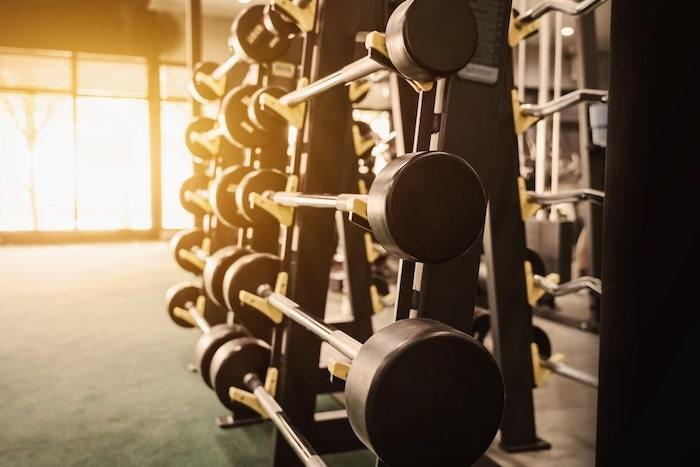
#> input picture 1.jpg, 700 x 467 px, found by its file name
$ python main.py
#> lines starting #> are read from the running program, lines starting #| are printed output that depends on the picture
import cv2
import numpy as np
from matplotlib import pyplot as plt

ENTER_CODE = 13
ESC_CODE = 27
SPACE_CODE = 32
CROP_STEP = 0.1
IMAGE_PATHS = ['/home/serezha/Documents/univer/COGVI/1.jpg',
               '/home/serezha/Documents/univer/COGVI/2.jpg',
               '/home/serezha/Documents/univer/COGVI/3.jpg',
               '/home/serezha/Documents/univer/COGVI/4.jpg',
               '/home/serezha/Documents/univer/COGVI/5.jpg']


def _linear_contrast(img):
    alpha = 0.8
    beta = 10
    adjusted_img = cv2.convertScaleAbs(img, alpha=alpha, beta=beta)
    cv2.imshow('Adjusted Image', adjusted_img)
    return adjusted_img


def _convert_image_to_luv(img):
    luv_img = cv2.cvtColor(img, cv2.COLOR_RGB2Luv)
    cv2.imshow("LUV Color Scheme Image", luv_img)
    return luv_img


def _convert_image_to_grey(img):
    gray_img = cv2.cvtColor(img, cv2.COLOR_BGR2GRAY)
    cv2.imshow('Grey Image', gray_img)
    return gray_img


def _median_filter(img):
    median = cv2.medianBlur(src=img, ksize=5)
    cv2.imshow('Median Blurred', median)
    return median


def _gauss_filter(img):
    gaussian_blur = cv2.GaussianBlur(src=img, ksize=(9, 9), sigmaX=0, sigmaY=0)
    cv2.imshow('Gaussian Blurred', gaussian_blur)
    return gaussian_blur


def _custom_filter(img):
    kernel = np.array([[0, 1, 0],
                       [1, -4, 1],
                       [0, 1, 0]])
    custom_filter_img = cv2.filter2D(src=img, ddepth=-1, kernel=kernel)
    cv2.imshow('Custom Filter Image', custom_filter_img)
    return custom_filter_img


if __name__ == '__main__':
    for image_path in IMAGE_PATHS:
        img = cv2.imread(image_path)
#> img is the input picture: shape (467, 700, 3); mean B, G, R 82.3, 106.4, 127.6

        color = ('b', 'g', 'r')
        for channel, col in enumerate(color):
            histr = cv2.calcHist([img], [channel], None, [256], [0, 256])
            plt.plot(histr, color=col)
            plt.xlim([0, 256])
        plt.title('Histogram for color scale picture of original image')
        plt.show()
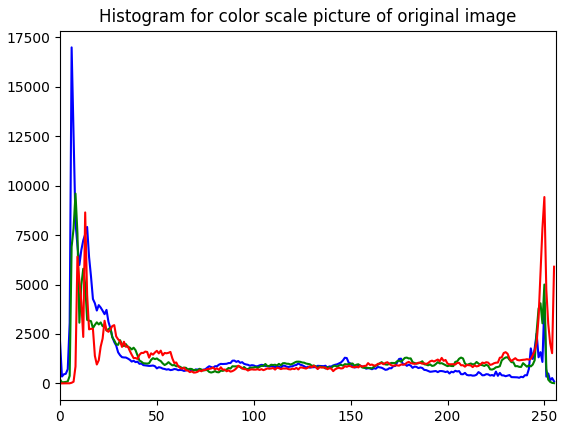
#> figure drawn by matplotlib, 1 panel; curve peaks at x = 6, y = 16990; curve peaks at x = 8, y = 9599; curve peaks at x = 250, y = 9424

        key = cv2.waitKey()
#> (key Esc is pressed here)
        luv_img = _convert_image_to_luv(img)
#> in _convert_image_to_luv, `luv_img = cv2.cvtColor(img, cv2.COLOR_RGB2Luv)`: luv_img: shape (467, 700, 3); mean of channels 0, 1, 2 106.5, 88.8, 118.6
        key = cv2.waitKey()
#> (key Esc is pressed here)
        plt.hist(luv_img.ravel(), 256, [0, 256], label='LUV Color Scheme Plot')
        plt.show()
#> figure, not shown here; tallest bar 75434 high, from x = 96 to 97

        key = cv2.waitKey()
#> (key Esc is pressed here)
        grey_img = _convert_image_to_grey(img)
#> in _convert_image_to_grey, `gray_img = cv2.cvtColor(img, cv2.COLOR_BGR2GRAY)`:
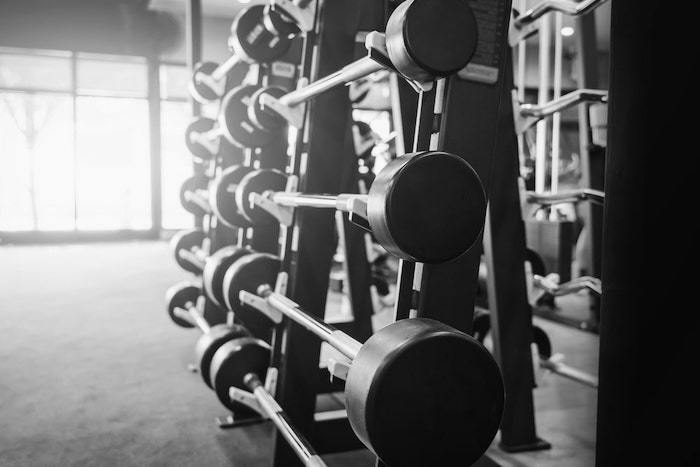
#> gray_img: shape (467, 700); min 0, max 254, mean 110
        plt.hist(grey_img.ravel(), 256, [0, 256], label='Grey Plot')
        plt.show()
#> figure, not shown here; tallest bar 11597 high, from x = 8 to 9

        key = cv2.waitKey()
#> (key Esc is pressed here)
        adjusted_img = _linear_contrast(img)
#> in _linear_contrast, `adjusted_img = cv2.convertScaleAbs(img, alpha=alpha, beta=beta)`:
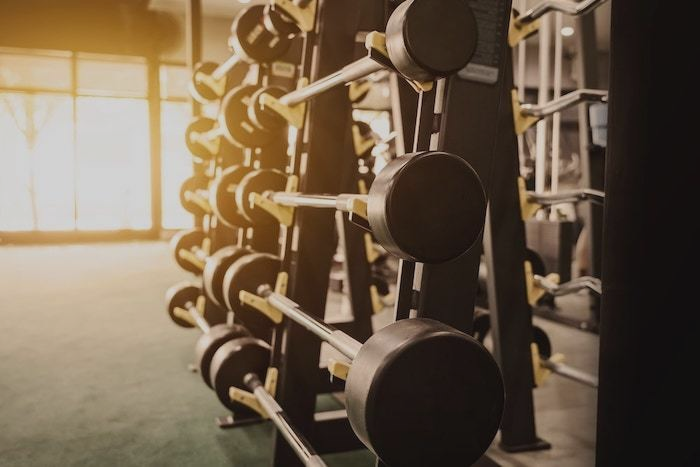
#> adjusted_img: shape (467, 700, 3); mean B, G, R 75.8, 95.1, 112
        plt.hist(adjusted_img.ravel(), 256, [0, 256], label='Adjusted Plot')
        plt.show()
#> figure, not shown here; tallest bar 39150 high, from x = 16 to 17

        key = cv2.waitKey()
#> (key Esc is pressed here)
        median = _median_filter(img)
        plt.hist(median.ravel(), 256, [0, 256], label='Median Blurred Plot')
        plt.show()
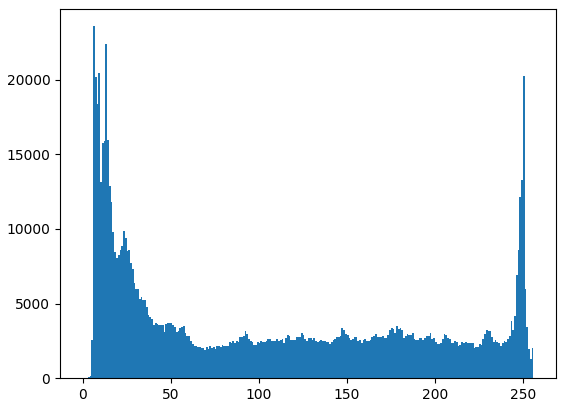
#> figure drawn by matplotlib, 1 panel; tallest bar 23588 high, from x = 6 to 7

        key = cv2.waitKey()
#> (key Esc is pressed here)
        gaussian_blur = _gauss_filter(img)
#> in _gauss_filter, `gaussian_blur = cv2.GaussianBlur(src=img, ksize=(9, 9), sigmaX=0, sigm..`:
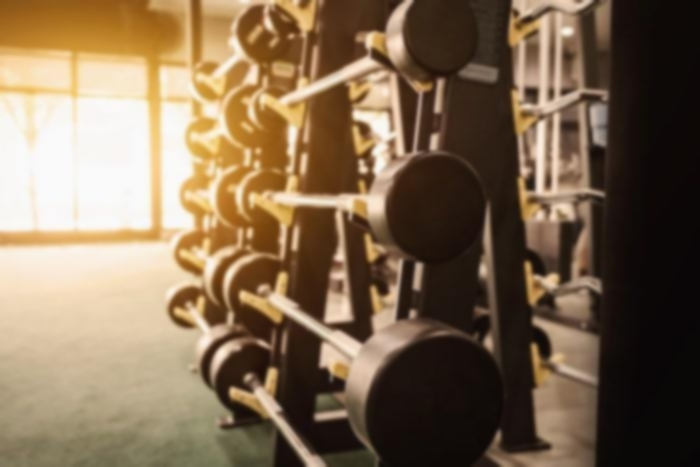
#> gaussian_blur: shape (467, 700, 3); mean B, G, R 82.3, 106.4, 127.6
        plt.hist(gaussian_blur.ravel(), 256, [0, 256], label='Gaussian Blurred Plot')
        plt.show()
#> figure, not shown here; tallest bar 23438 high, from x = 6 to 7

        key = cv2.waitKey()
#> (key Esc is pressed here)
        custom_filter_img = _custom_filter(img)
#> in _custom_filter, `custom_filter_img = cv2.filter2D(src=img, ddepth=-1, kernel=kernel)`:
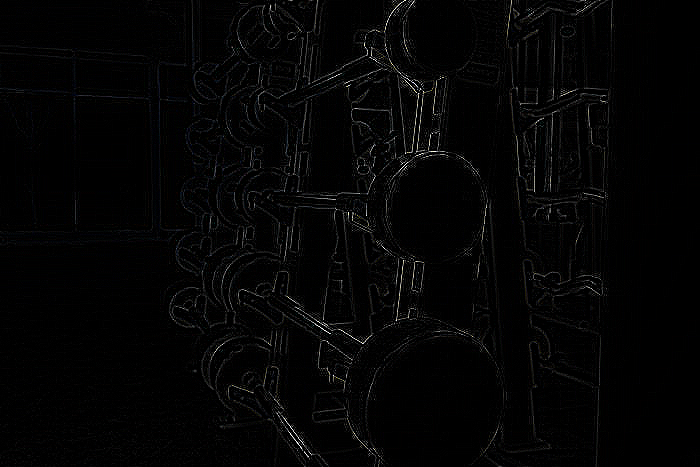
#> custom_filter_img: shape (467, 700, 3); mean B, G, R 4.4, 4.3, 4.3
        plt.hist(custom_filter_img.ravel(), 256, [0, 256], label='Custom Filter Plot')
        plt.show()
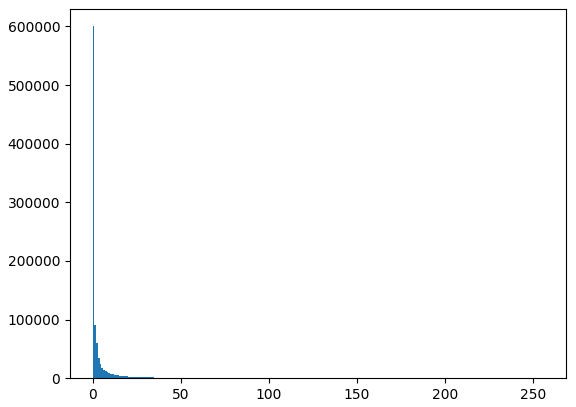
#> figure drawn by matplotlib, 1 panel; tallest bar 600382 high, from x = 0 to 1

        while True:
            height = img.shape[0]
#> height = 467
            width = img.shape[1]
#> width = 700
            print("Height: " + str(height))
#| Height: 467
            print("Wide: " + str(width))
#| Wide: 700
            cv2.imshow('Original Image', img)

            key = cv2.waitKey()
#> (key Esc is pressed here)

            if key == SPACE_CODE:
                height_step = int(height * CROP_STEP)
                width_step = int(width * CROP_STEP)
                print("Height Step: " + str(height_step))
                print("Width Step: " + str(width_step))

                img = img[height_step:height - height_step, width_step:width - width_step]
            if key == ENTER_CODE:
                break
            if key == ESC_CODE:
                cv2.destroyAllWindows()
                exit(0)
#> (the program exits here)
